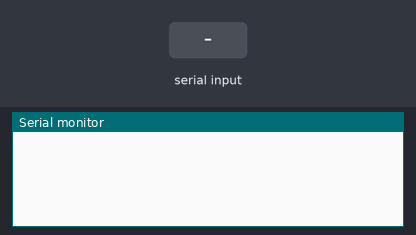
Simulated run of this sketch. Board: ESP8266 (NodeMCU). Parts: the last lines printed to the serial monitor. The test bench sets the inputs (shaded band). WiFi joins after 1.5 s; servers stay silent unless stated.

Above: at 3.0 s.
3.1 s: "Rain Warning\n" received over Serial
At 3.8 s:
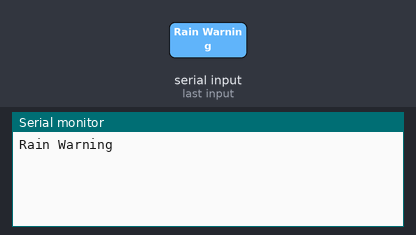
4.6 s: "Flood\n" received over Serial
At 4.9 s:
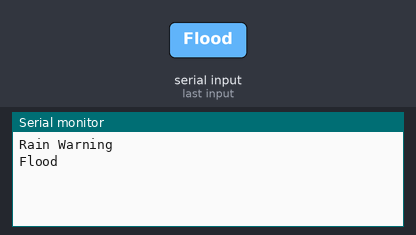
6.1 s: "90,45,200\n" received over Serial
At 7.3 s:
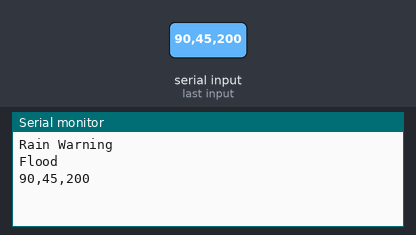
7.6 s: "90,45\n" received over Serial
At 8.4 s:
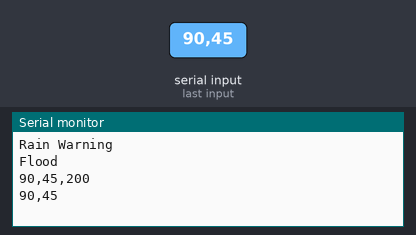
9.1 s: "90,45,200,10\n" received over Serial
At 9.5 s:
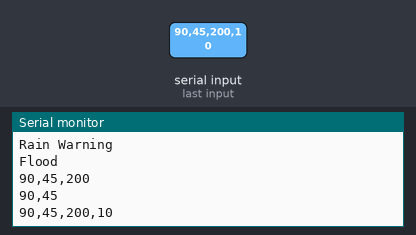
10.6 s: "0\n" received over Serial
At 11.9 s:
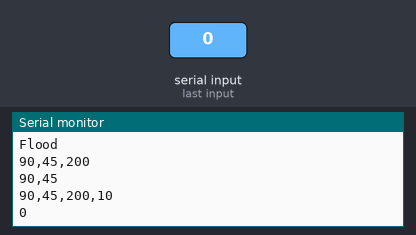

The sketch:

iot_esp.ino
```cpp
 #define BLYNK_PRINT Serial
#include <SoftwareSerial.h>

#include <ESP8266WiFi.h>
#include <SimpleTimer.h>
#include <BlynkSimpleEsp8266.h>
// You should get Auth Token in the Blynk App.
// Go to the Project Settings (nut icon).
char auth[] = " kBxjoansoP3DOXys4UHwnZnISZQ7Xqw8"; //Enter the Auth code which was send by Blink

// Your WiFi credentials.
// Set password to "" for open networks.
const char* ssid="Ananna";
const char* password = "zjra6533";

SimpleTimer timer;
String myString; // complete message from arduino, which consistors of snesors data
char rdata; // received charactors

float Val1, Val2,Val6;
String Val3="";
int Val4, Val5;


void myTimerEvent()
{
  // You can send any value at any time.
  // Please don't send more that 10 values per second.
  Blynk.virtualWrite(V1, millis() / 1000);

}
void setup() {
  Serial.begin(9600); // See the connection status in Serial Monitor
  WiFi.begin(ssid,password);
  Blynk.begin(auth, ssid, password);
  timer.setInterval(1000L,sensorvalue1);
       timer.setInterval(1000L,sensorvalue2);

     timer.setInterval(1000L,sensorvalue3);
     timer.setInterval(1000L,sensorvalue4);
       timer.setInterval(1000L,sensorvalue5);
       timer.setInterval(1000L,sensorvalue6);

}

void loop() {
  if (Serial.available() == 0 )
   {
  Blynk.run();
  timer.run(); // Initiates BlynkTimer
   }
     if (Serial.available() > 0 )
  {
    rdata = Serial.read();
    Serial.print(rdata);
    myString = myString+ rdata;
   // Serial.print(rdata);
    if( rdata == '\n')
    {
   //  Serial.println(myString);
  // Serial.println("fahad");
// new code
String h = getValue(myString, ',', 0);
String t = getValue(myString, ',', 1);
String r = getValue(myString, ',', 2);
String v = getValue(myString, ',', 3);
String l = getValue(myString, ',', 4);
String d = getValue(myString, ',', 5);

 Val1 = h.toFloat();
 Val2 = t.toFloat() ;
 Val6 = d.toFloat();
 Val3 = "";
 Val3 = Val3+r;
 Val4 = v.toInt();
  Val5 = l.toInt();
  if(Val3 == "Rain Warning" ||  (Val2 >=90.00 && Val2>=27.00 )){
    notify1();
  }
  if(Val3 == "Flood" ){
    notify2();
  }


  myString = "";

// end new code
    }
  }

}
void sensorvalue1()
{
  // You can send any value at any time.
  // Please don't send more that 10 values per second.
  Blynk.virtualWrite(V5, Val1);

}
void sensorvalue2()
{
  // You can send any value at any time.
  // Please don't send more that 10 values per second.
  Blynk.virtualWrite(V6, Val2);

}
void sensorvalue3()
{
  // You can send any value at any time.
  // Please don't send more that 10 values per second.
  Blynk.virtualWrite(V7, Val3);

}
void sensorvalue4()
{
  // You can send any value at any time.
  // Please don't send more that 10 values per second.
  Blynk.virtualWrite(V8, Val4);

}
void sensorvalue5()
{
  // You can send any value at any time.
  // Please don't send more that 10 values per second.
  Blynk.virtualWrite(V9, Val5);

}
void sensorvalue6()
{
  // You can send any value at any time.
  // Please don't send more that 10 values per second.
  Blynk.virtualWrite(V10, Val6);

}
void notify1(){
  String notify = "WARNING: Take your umbrella with you ";
  Blynk.notify(notify);
  }
  void notify2(){
  String notify = "Don't Go Outside Today";
  Blynk.notify(notify);
  }

String getValue(String data, char separator, int index)
{
    int found = 0;
    int strIndex[] = { 0, -1 };
    int maxIndex = data.length() - 1;

    for (int i = 0; i <= maxIndex && found <= index; i++) {
        if (data.charAt(i) == separator || i == maxIndex) {
            found++;
            strIndex[0] = strIndex[1] + 1;
            strIndex[1] = (i == maxIndex) ? i+1 : i;
        }
    }
    return found > index ? data.substring(strIndex[0], strIndex[1]) : "";
}
```

Measured:
- after the input at 3.1 s, the serial monitor: prints a new line at once (image 1)
- after the input at 4.6 s, the serial monitor: prints a new line at once (image 2)
- after the input at 6.1 s, the serial monitor: prints a new line at once (image 3)
- after the input at 7.6 s, the serial monitor: prints a new line at once (image 4)
- after the input at 9.1 s, the serial monitor: prints a new line at once (image 5)
- after the input at 10.6 s, the serial monitor: prints a new line at once (image 6)
